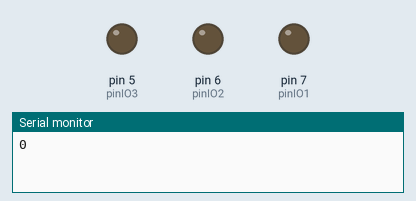
Recording of a sketch running on a simulated Arduino Uno, built with avr-gcc and run on an emulated ATmega328P. On the bench: output pins drawn as LEDs (lit = HIGH), the last lines printed to the serial monitor.

Above: at 0.5 s.
At 2.5 s:
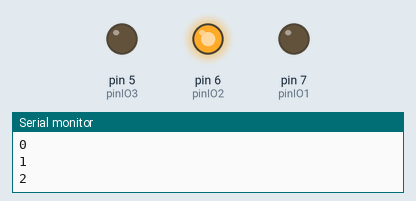
At 3.5 s:
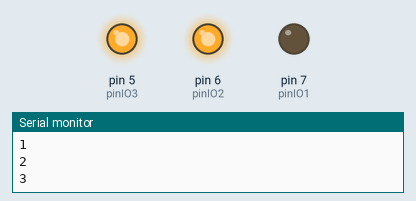
At 4.5 s:
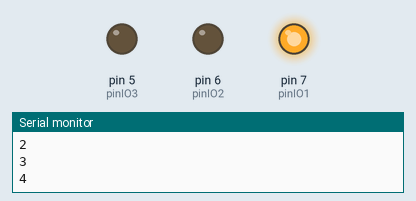
At 6.5 s:
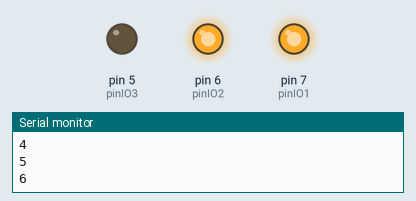
At 9.5 s:
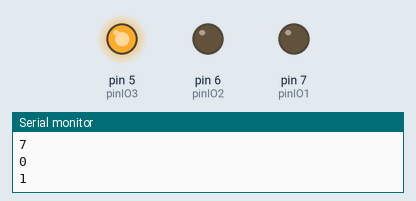
Timing chart, 0 to 10.4 s (numbered marks = the images above):
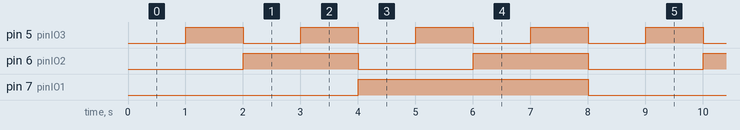

Measured:
- by itself, pin 5 (pinIO3): alternates HIGH for 1.0 s and LOW for 1.0 s
- by itself, pin 6 (pinIO2): alternates HIGH for 2.0 s and LOW for 2.0 s
- by itself, pin 7 (pinIO1): alternates HIGH for 4.0 s and LOW for 4.0 s

The sketch:

34338_Ex2.ino
```cpp
#define pinIO1  7
#define pinIO2  6
#define pinIO3  5
#define timeUnit  500

void setup() {
  Serial.begin(115200);
  pinMode(pinIO1, OUTPUT);
  pinMode(pinIO2, OUTPUT);
  pinMode(pinIO3, OUTPUT);

}

void loop() {
  binaryCounter();

}

void RedYellow(){
  Serial.println("STOP");
  digitalWrite(pinIO1, HIGH);
  delay(4*timeUnit);
  digitalWrite(pinIO2, HIGH);
  Serial.println("PREPARE YOUR ENGINES");
  delay(2*timeUnit);
}

void YellowGreen(){
  digitalWrite(pinIO1, LOW);
  digitalWrite(pinIO2, LOW);
  digitalWrite(pinIO3, HIGH);
  Serial.println("GO");
  delay(4*timeUnit);
}

void GreenYellow(){
  digitalWrite(pinIO3, LOW);
  digitalWrite(pinIO2, HIGH);
  Serial.println("SLOW DOWN");
  delay(2*timeUnit);
}

void YellowRed(){
  digitalWrite(pinIO2, LOW);
  digitalWrite(pinIO1, HIGH);
}

void binaryCounter(){
  int count = 0;
  digitalWrite(pinIO1, LOW);
  digitalWrite(pinIO2, LOW);
  digitalWrite(pinIO3, LOW);
  while(true){
  if(count > 7){count = 0;}
  if(count % 2 > 0){digitalWrite(pinIO3, HIGH);} else {digitalWrite(pinIO3, LOW);}
  if(count % 4 > 1){digitalWrite(pinIO2, HIGH);} else {digitalWrite(pinIO2, LOW);}
  if(count % 8 > 3){digitalWrite(pinIO1, HIGH);} else {digitalWrite(pinIO1, LOW);}
  Serial.println(count);
  count++;
  delay(timeUnit*2);
    }
  }


//////////Questtions//////////
//You should be used to the normal arithmetic operators + - * / , but do you know this operator: %? What is 42 % 5?
//Answer: % is the modulo operator and it gives the remainder of a division between two numbers. 42/5 = 7 (remainder 2) -> 42 % 5 = 2.

//What can you use the %-operator for in this exercise?
//Answer: You check (like I have done) whether or not an LED should be turned on. For example, the number 6: 6%2 = 0, so LSB = 0. 6%4 = 2, so middle bit = 1. 6%8 = 6, so MSB = 1 -> 6 = 110_BIN

//The LEDs have a forward voltage of 2.1V and should have a forward current of 20mA-25mA. What are the forward current of the LED in your curcuit?
//For a digital HIGH, the Arduino delivers 3.3V. The voltage drop across the LED is 2.1V, and the reamining voltage is dropped across the series resistor, which is 56 ohms. The current is I = (3.3V-2.1V)/(56 ohms) = 21mA
```
